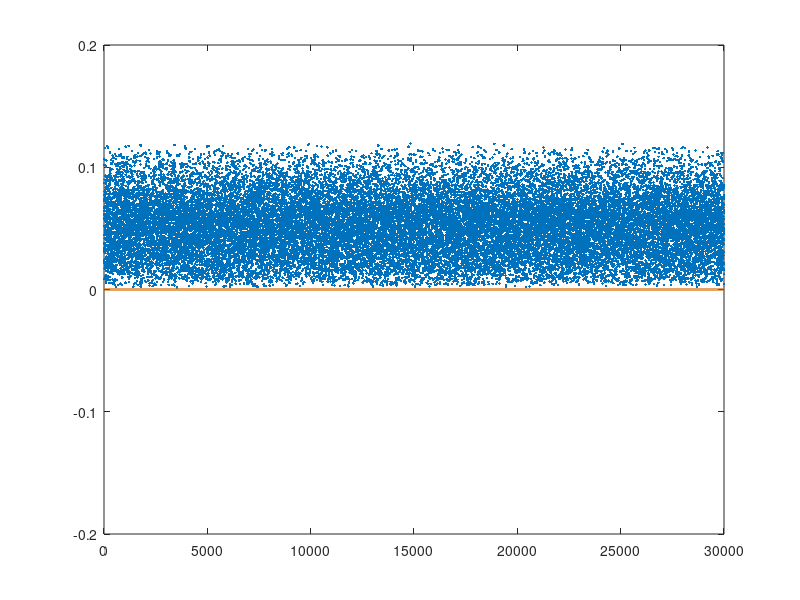

Recreate this plot in MATLAB.
%% evaluation of the 2d plane with 2d  forward kinematics problem solution
% forward kinematics for original configuration

% robot definition 
% robot configurations
ROBOT = '2d2linkBot';
theta1 = pi/3;
theta2 = pi/6;
ys_ori = [theta1; theta2];


% forward kinematics 
xpos = cos(theta1) + cos(theta2);
ypos = sin(theta1) + sin(theta2);

bias = 2.8; % 2.7321 < 2.8 < 2.8284
lmd = 0.1145; % seed = 1, w/o normalization

% precomputed the positive norm vector 
anchor_point = [bias;0]; % y = 0, x = bias, due to y = -x + bias
vec_norm = [-1,-1];
vec_norm = vec_norm / norm(vec_norm); % positive direction of norm vector pependicular to plane

%% sampling to verify the joint bound approximated forward kinematics
% precomputed lmd as the joint bound 
sample_num = 30000;
xpos_approx_samples = zeros(sample_num,1);


for i = 1:sample_num
    ys = -1 + 2*rand(2,1); % sampling a y vector within [-1,1]
    ys_pert = ys*lmd + ys_ori; % perturbed y vector
    xpos_per = cos(ys_pert(1)) + cos(ys_pert(2));
    ypos_per = sin(ys_pert(1)) + sin(ys_pert(2));
%     xpos_approx_samples(i) = xpos_per; % x wall 
    % compute the distance to the plane 
    epos = [xpos_per;ypos_per];
    vec_epos = epos - anchor_point;
    dist = dot(vec_epos,vec_norm);
    xpos_approx_samples(i) = dist; % y wall 
end

figure
plot(xpos_approx_samples,'.');
hold on 
% plot the solidline to demonstrate 1.8
% yline = xwall * ones(sample_num,1); % x wall
yline = 0 * ones(sample_num,1); % x wall
plot(yline,'-','lineWidth',2);
hold on 
% limitation 
% ylim([0 xwall + 0.2]); % x wall 
ylim([0-0.2, 0 + 0.2]); % x wall 
disp(max(xpos_approx_samples));